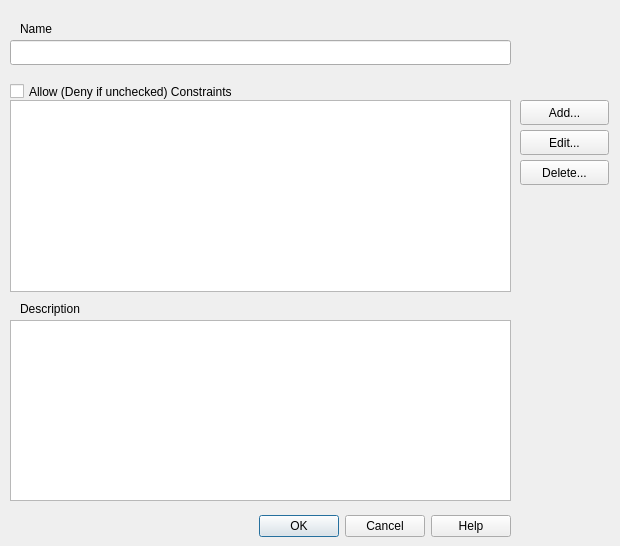
<?xml version="1.0" encoding="UTF-8"?>
<ui version="4.0">
 <class>CDlgEditSessionFilter</class>
 <widget class="QDialog" name="CDlgEditSessionFilter">
  <property name="geometry">
   <rect>
    <x>0</x>
    <y>0</y>
    <width>620</width>
    <height>546</height>
   </rect>
  </property>
  <property name="windowTitle">
   <string>Edit Session filter</string>
  </property>
  <property name="windowIcon">
   <iconset resource="vscpworks.qrc">
    <normaloff>:/vscpworks.png</normaloff>:/vscpworks.png</iconset>
  </property>
  <widget class="QDialogButtonBox" name="buttonBox">
   <property name="geometry">
    <rect>
     <x>10</x>
     <y>510</y>
     <width>501</width>
     <height>32</height>
    </rect>
   </property>
   <property name="orientation">
    <enum>Qt::Horizontal</enum>
   </property>
   <property name="standardButtons">
    <set>QDialogButtonBox::Cancel|QDialogButtonBox::Help|QDialogButtonBox::Ok</set>
   </property>
  </widget>
  <widget class="QListWidget" name="listAllow">
   <property name="geometry">
    <rect>
     <x>10</x>
     <y>100</y>
     <width>501</width>
     <height>192</height>
    </rect>
   </property>
   <property name="contextMenuPolicy">
    <enum>Qt::CustomContextMenu</enum>
   </property>
   <property name="sortingEnabled">
    <bool>true</bool>
   </property>
  </widget>
  <widget class="QPushButton" name="btnAddAllowConstraint">
   <property name="geometry">
    <rect>
     <x>520</x>
     <y>100</y>
     <width>89</width>
     <height>25</height>
    </rect>
   </property>
   <property name="text">
    <string>Add...</string>
   </property>
  </widget>
  <widget class="QPushButton" name="btnEditAllowConstraint">
   <property name="geometry">
    <rect>
     <x>520</x>
     <y>130</y>
     <width>89</width>
     <height>25</height>
    </rect>
   </property>
   <property name="text">
    <string>Edit...</string>
   </property>
  </widget>
  <widget class="QPushButton" name="btnDeleteAllowConstraint">
   <property name="geometry">
    <rect>
     <x>520</x>
     <y>160</y>
     <width>89</width>
     <height>25</height>
    </rect>
   </property>
   <property name="text">
    <string>Delete...</string>
   </property>
  </widget>
  <widget class="QCheckBox" name="chkAllow">
   <property name="geometry">
    <rect>
     <x>10</x>
     <y>80</y>
     <width>351</width>
     <height>23</height>
    </rect>
   </property>
   <property name="text">
    <string>Allow (Deny if unchecked) Constraints</string>
   </property>
  </widget>
  <widget class="QLineEdit" name="editName">
   <property name="geometry">
    <rect>
     <x>10</x>
     <y>40</y>
     <width>501</width>
     <height>25</height>
    </rect>
   </property>
   <property name="toolTip">
    <string>Name of filter</string>
   </property>
  </widget>
  <widget class="QLabel" name="label">
   <property name="geometry">
    <rect>
     <x>20</x>
     <y>20</y>
     <width>67</width>
     <height>17</height>
    </rect>
   </property>
   <property name="text">
    <string>Name</string>
   </property>
  </widget>
  <widget class="QTextEdit" name="textDescription">
   <property name="geometry">
    <rect>
     <x>10</x>
     <y>320</y>
     <width>501</width>
     <height>181</height>
    </rect>
   </property>
   <property name="toolTip">
    <string>Full description for event</string>
   </property>
  </widget>
  <widget class="QLabel" name="label_2">
   <property name="geometry">
    <rect>
     <x>20</x>
     <y>300</y>
     <width>111</width>
     <height>17</height>
    </rect>
   </property>
   <property name="text">
    <string>Description</string>
   </property>
  </widget>
 </widget>
 <tabstops>
  <tabstop>editName</tabstop>
  <tabstop>listAllow</tabstop>
  <tabstop>textDescription</tabstop>
  <tabstop>btnAddAllowConstraint</tabstop>
  <tabstop>btnEditAllowConstraint</tabstop>
  <tabstop>btnDeleteAllowConstraint</tabstop>
  <tabstop>chkAllow</tabstop>
 </tabstops>
 <resources>
  <include location="vscpworks.qrc"/>
 </resources>
 <connections>
  <connection>
   <sender>buttonBox</sender>
   <signal>accepted()</signal>
   <receiver>CDlgEditSessionFilter</receiver>
   <slot>accept()</slot>
   <hints>
    <hint type="sourcelabel">
     <x>248</x>
     <y>570</y>
    </hint>
    <hint type="destinationlabel">
     <x>157</x>
     <y>274</y>
    </hint>
   </hints>
  </connection>
  <connection>
   <sender>buttonBox</sender>
   <signal>rejected()</signal>
   <receiver>CDlgEditSessionFilter</receiver>
   <slot>reject()</slot>
   <hints>
    <hint type="sourcelabel">
     <x>316</x>
     <y>570</y>
    </hint>
    <hint type="destinationlabel">
     <x>286</x>
     <y>274</y>
    </hint>
   </hints>
  </connection>
 </connections>
</ui>
